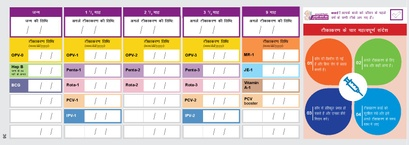
#> input picture Text_Localization/templates/designPdf_templateImage_upper.jpg, 409 x 145 px, shrunk from 1688 x 600 before the run
$ python align_global.py
#> lines starting #> are read from the running program, lines starting #| are printed output that depends on the picture
### Text_Localization/local_variables.py
import os
import cv2
import pandas as pd

# Set Paths Here

# Enter path of the template images here, there can be one or multiple templates
TEMPLATE_PATHS = [
    os.path.join("./", "templates", "designPdf_templateImage_upper.jpg"),
    os.path.join("./", "templates", "designPdf_templateImage_lower.jpg")
]

# Enter the coordinate CSV file path here, corresponding to the template
TEMPLATE_COORDINATES = {
    TEMPLATE_PATHS[0].split('/')[-1]: os.path.join("./ROI_info", "templateCoordinates.csv"),
    TEMPLATE_PATHS[1].split('/')[-1]: os.path.join("./ROI_info", "templateCoordinates.csv")
}

# Enter local region CSV file path here, corresponding to the templates
TEMPLATE_LOCAL_REGIONS = {
    TEMPLATE_PATHS[0].split('/')[-1]: os.path.join("./ROI_info", f"{TEMPLATE_PATHS[0].split('/')[-1]}_local_regions.csv"),
    TEMPLATE_PATHS[1].split('/')[-1]: os.path.join("./ROI_info", f"{TEMPLATE_PATHS[1].split('/')[-1]}_local_regions.csv"),
}


# Enter Query images folder path here
IMAGE_SOURCE = {
    TEMPLATE_PATHS[0].split('/')[-1]: os.path.join("./", "dm_mcp_cards"),
    TEMPLATE_PATHS[1].split('/')[-1]: os.path.join("./", "dm_mcp_cards")
}

# Create paths for writing files, folders will be created based on the template names
GLOBALLY_ALIGNED_IMAGES = {} # A dict of template_name -> corresponding globally aligned images folder path
GLOBAL_HOMOGRAPHY_MATRIX = {} # A dict of template_name -> corresponding global homography matrices folder path
GLOBALLY_ALIGNED_ROIS =  {} # A dict of template_name -> corresponding folder of rois generated from global alignment path
LOCAL_HOMOGRAPHY_MATRIX = {} # A dict of template_name -> corresponding local homography matrices folder path
LOCALLY_ALIGNED_ROIS =  {} # A dict of template_name -> corresponding folder of rois generated from local alignment

TEMPLATE_SIZES = {} # A dict of TEMPLATE_SIZES

# Loop through the templates
for i in TEMPLATE_PATHS:
    template_name = i.split('/')[-1]

for i in TEMPLATE_PATHS:
    template_name = i.split('/')[-1]

    GLOBALLY_ALIGNED_IMAGES[template_name]  =  os.path.join("./output", template_name + '__' + "globally_aligned_images")
    GLOBAL_HOMOGRAPHY_MATRIX[template_name] =  os.path.join("./output", template_name + '__' + "global_alignment_mat")
    GLOBALLY_ALIGNED_ROIS[template_name]    =  os.path.join("./output", template_name + '__' + "globally_aligned_rois")
    LOCAL_HOMOGRAPHY_MATRIX[template_name]  =  os.path.join("./output", template_name + '__' + "local_alignment_mat")
    LOCALLY_ALIGNED_ROIS[template_name]     =  os.path.join("./output", template_name + '__' + "locally_aligned_rois")

    if not os.path.exists(GLOBALLY_ALIGNED_IMAGES[template_name]):
        os.makedirs(GLOBALLY_ALIGNED_IMAGES[template_name])

    if not os.path.exists(GLOBAL_HOMOGRAPHY_MATRIX[template_name]):
        os.makedirs(GLOBAL_HOMOGRAPHY_MATRIX[template_name])

    if not os.path.exists(GLOBALLY_ALIGNED_ROIS[template_name]):
        os.makedirs(GLOBALLY_ALIGNED_ROIS[template_name])

    if not os.path.exists(LOCAL_HOMOGRAPHY_MATRIX[template_name]):
        os.makedirs(LOCAL_HOMOGRAPHY_MATRIX[template_name])

    if not os.path.exists(LOCALLY_ALIGNED_ROIS[template_name]):
        os.makedirs(LOCALLY_ALIGNED_ROIS[template_name])


    # A dict of template names -> template shape
        img = cv2.imread(i)
#> img is the input picture: shape (145, 409, 3); mean B, G, R 191.8, 199.9, 212.1
        h,w,_ = img.shape
#> h = 145; w = 409
        TEMPLATE_SIZES[template_name] = (h,w)
#> pass 2 of the loop `for i in TEMPLATE_PATHS:`:
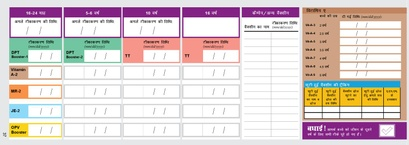
#> input picture Text_Localization/templates/designPdf_templateImage_lower.jpg, 409 x 145 px, shrunk from 1688 x 600 before the run
#> img is the input picture: shape (145, 409, 3); mean B, G, R 206.8, 208.3, 220.9
#> (reads Text_Localization/ROI_info/templateCoordinates.csv from the repository)
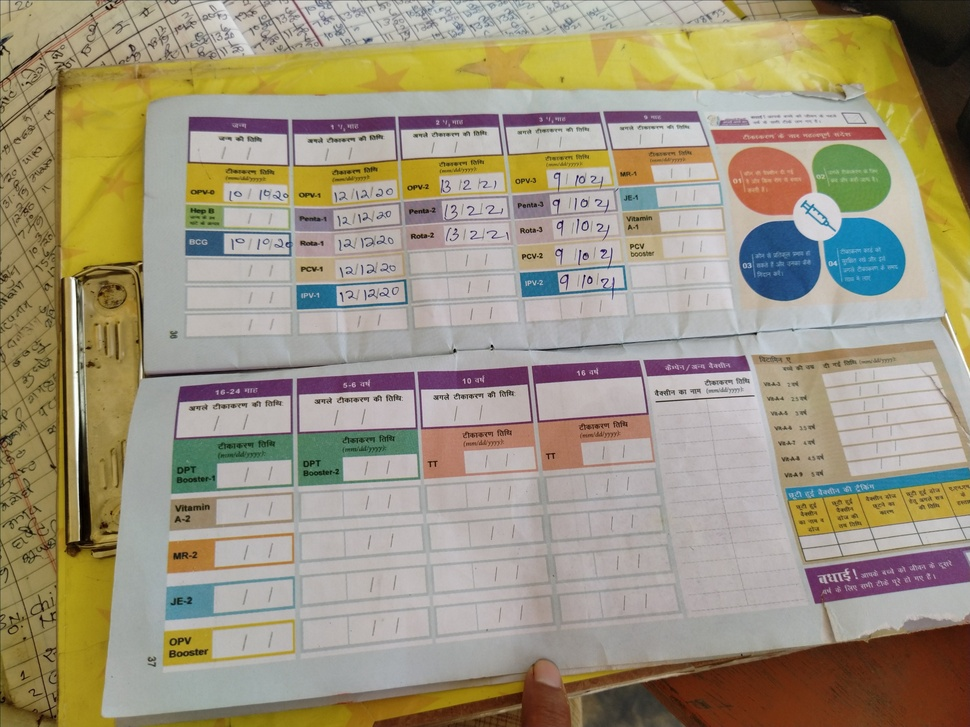
#> input picture Text_Localization/dm_mcp_cards/863540042065491_1633763968_VaccinationPage_TV8185_existingChild.jpg, 970 x 727 px, shrunk from 4000 x 3000 before the run
#> further down, query_image is the input picture: shape (727, 970, 3); mean B, G, R 126.3, 148.7, 158.1


# The index of the template to process
TEMPLATE_INDEX = 0

#Computer Vision Params
LOWE_RATIO_TEST_VAL = 0.70 # play with different values and see the changes in no. of matches (optimal is 0.70)
KNN_NEIGHBOURS = 2
FLANN_TREE_INITIAL_INDEX = 0
FLANN_MAX_TREES = 5
FLANN_SEARCH_CHECKS = 50
MIN_MATCH_COUNT = 10

### Text_Localization/align_global.py
import os
from sys import path
import cv2 as cv
import cv2
import pandas as pd
from datetime import date
import numpy as np
import shutil
from random import choice
import pickle
from tqdm import tqdm
from local_variables import *
import traceback


def get_cv_image(image_path):
	return cv.imread(image_path, 1)

def get_pandas(csv_path):
	return pd.read_csv(csv_path)

#TODO : Method can be versatile in the future such as ORB, SIFT, SURF, BRIEF. As of now our codebase only processes SIFT features
def align_query_image(template, queryImage, method):
	# Check which matching method is selected
#> called with method = 'SIFT'
	if method == "SIFT":
		# Create a SIFT object
		sift = cv2.SIFT_create()
		# Detect keypoints and compute feature vectors for the template and query images
		kp1, des1 = sift.detectAndCompute(template, None)
#> kp1 = 405 keypoints; strongest (x, y, size): (22, 66, 1.9), (16, 12, 8.1), (294, 11, 8), (326, 111, 27.9)
		kp2, des2 = sift.detectAndCompute(queryImage, None)
#> kp2 = 3203 keypoints; strongest (x, y, size): (455, 351, 2.3), (567, 276, 1.9), (755, 333, 2), (602, 250, 2.2)

		# Set up the FLANN matcher parameters
		FLANN_INDEX_KDTREE = FLANN_TREE_INITIAL_INDEX
		index_params = dict(algorithm=FLANN_INDEX_KDTREE, trees=FLANN_MAX_TREES)
		search_params = dict(checks=FLANN_SEARCH_CHECKS)
		flann = cv.FlannBasedMatcher(index_params, search_params)

		# Match the feature vectors using the kNN algorithm
		matches = flann.knnMatch(des1, des2, k=KNN_NEIGHBOURS)
#> matches = 405 matches

		# Set up the match mask
		matchesMask = [[0, 0] for i in range(len(matches))]
#> matchesMask = 405 pairs, first value 0 to 0, second value 0 to 0

		# Use Lowe's Ratio Test to filter out bad matches
		good = []
		for i, (m, n) in enumerate(matches):
			if m.distance < LOWE_RATIO_TEST_VAL * n.distance:
				good.append(m)
				matchesMask[i] = [1, 0]
#> after the loop, good = 61 matches; matchesMask = 405 pairs, first value 0 to 1, second value 0 to 0

		# Draw the matches
		draw_params = dict(matchColor=(0, 255, 0),
						   singlePointColor=(0, 0, 255),
						   matchesMask=matchesMask,
						   flags=cv.DrawMatchesFlags_DEFAULT)
#> draw_params = 4 items
		img2 = cv.drawMatchesKnn(template, kp1, queryImage, kp2, matches, None, **draw_params)
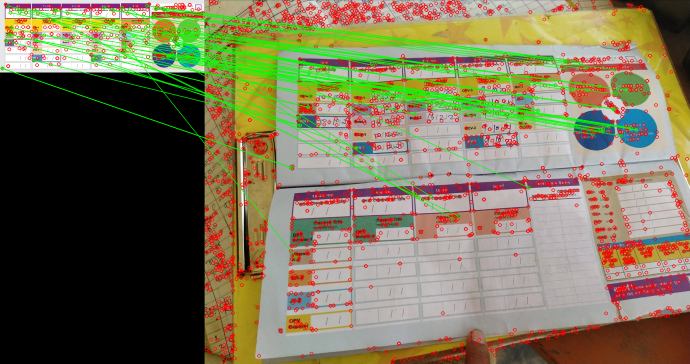
#> img2: shape (727, 1379, 3) (shown at 1/2 size); mean B, G, R 86.9, 114, 121

		# If there are enough good matches, perform Homography and Warping
		if len(good) > MIN_MATCH_COUNT:
			src_pts = np.float32([kp1[m.queryIdx].pt for m in good]).reshape(-1, 1, 2)
#> src_pts = 61 rows, first 8: [4.36, 136.5], [4.36, 136.5], [11.41, 80.84], [15.55, 11.79], [19.5, 68.48], [19.5, 68.48], [20.44, 24.96], [21.92, 54.86]
			dst_pts = np.float32([kp2[m.trainIdx].pt for m in good]).reshape(-1, 1, 2)
#> dst_pts = 61 rows, first 8: [173.3, 334.8], [173.3, 334.8], [189.3, 234.6], [197.6, 123.6], [206.9, 214], [206.9, 214], [208.5, 145.6], [211.8, 192]

			M, mask = cv.findHomography(src_pts, dst_pts, cv2.USAC_MAGSAC, 15.0)
#> M = [[1.93, -0.166, 171.4], [-0.0205, 1.43, 108.5], [0.000243, -0.000668, 1]]; mask = 61 values, max 1 at index 0, min 0 at index 10, mean 0.689
			matchesMask = mask.ravel().tolist()
#> matchesMask has the same summary as mask

			num_of_inliers = 0
			for i in range(len(matchesMask)):
				if matchesMask[i] == 1:
					num_of_inliers += 1
#> this loop made 61 passes
#> after the loop, num_of_inliers = 42

			# Warp the query image into the template image
			warpedImage = cv.warpPerspective(queryImage, np.linalg.inv(M), (template.shape[1], template.shape[0]))
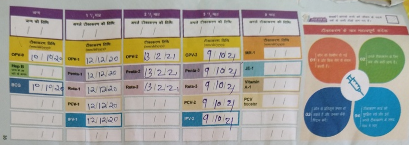
#> warpedImage: shape (145, 409, 3); mean B, G, R 150.1, 159, 162.5
			return warpedImage, M, num_of_inliers


def save_ROIs(templatePath, coordinates, alignedImage, filename):
	prefixImage = filename.split('.')[0]
	for index, row in coordinates.iterrows():
		# print(row, templatePath.split("/")[-1])
		if row[0] == templatePath.split("/")[-1]:
			# Extract the ROI from the aligned image
			currentROI = alignedImage[row[3]:row[5], row[2]:row[4]]
			# Save the ROI to a file
			cv.imwrite(os.path.join(GLOBALLY_ALIGNED_ROIS[template_name], '_'.join([str(prefixImage), row[1]+".jpg"])), currentROI)

current_template = TEMPLATE_PATHS[TEMPLATE_INDEX]
template_name = current_template.split('/')[-1]
template_image = get_cv_image(current_template)
source = IMAGE_SOURCE[template_name]
# read csv file of coordinates
template_coordinates = pd.read_csv(TEMPLATE_COORDINATES[template_name])

for file in os.scandir(source):
	try:
		filename = file.name
		if not any(ext in filename for ext in ('.jpg', '.png')):
			continue
		print(filename)
		query_image = cv.imread(os.path.join(source, filename), 1)

		aligned_image, M, num_of_inliers = align_query_image(template_image, query_image, "SIFT")
#> num_of_inliers = 42

		cv2.imwrite(os.path.join(
			GLOBALLY_ALIGNED_IMAGES[template_name],
			filename),
			aligned_image)


	   # Save homography matrix
		with open(os.path.join(GLOBAL_HOMOGRAPHY_MATRIX[template_name], filename.split('.')[0]+'.pkl'), 'wb') as f:
			pickle.dump(M, f)

		# Save ROIs
		save_ROIs(current_template, template_coordinates, aligned_image, filename)

		print("Image aligned successfully")

	except Exception as e:
		print(traceback.format_exc())
		pass
#> pass 2 of the loop `for file in os.scandir(source):`:
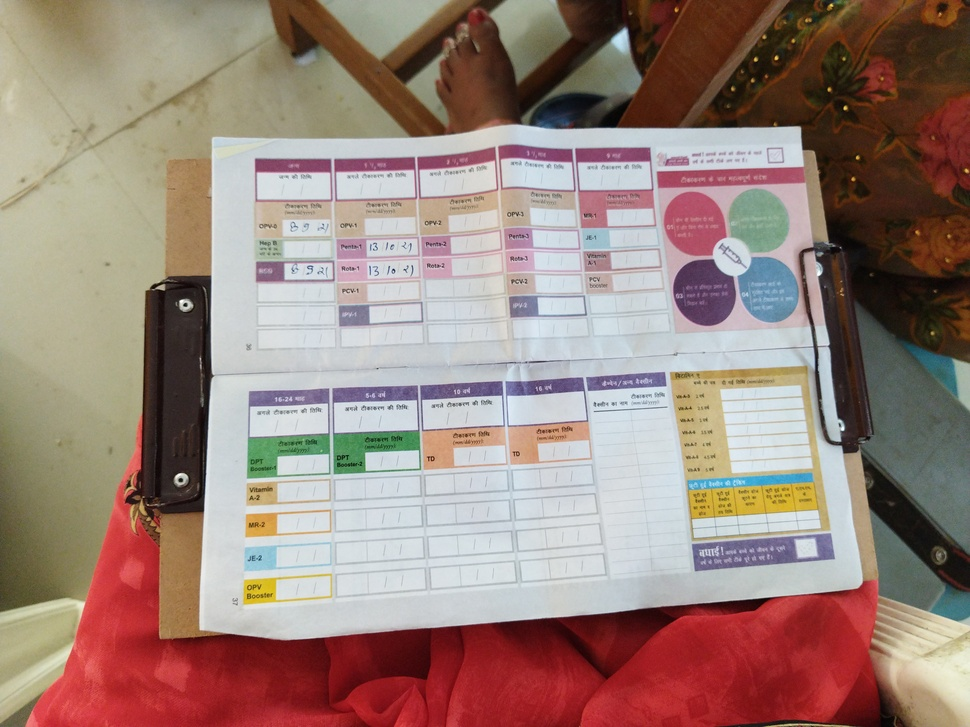
#> input picture Text_Localization/dm_mcp_cards/861269058887612_1634110715_VaccinationPage_TVR3669_newChild---UPHRMLWPB3.jpg, 970 x 727 px, shrunk from 4000 x 3000 before the run
#> query_image is the input picture: shape (727, 970, 3); mean B, G, R 122.8, 131.6, 153.9
#> kp2 = 2041 keypoints; strongest (x, y, size): (185, 305, 2.5), (180, 480, 2.9), (845, 108, 2.7), (776, 58, 2.6)
#> in align_query_image (call 2), `matchesMask = [[0, 0] for i in range(len(matches))]`: matchesMask = 405 pairs, first value 0 to 0, second value 0 to 0
#> after the loop in align_query_image (call 2), `for i, (m, n) in enumerate(matches):`: good = 91 matches; matchesMask = 405 pairs, first value 0 to 1, second value 0 to 0
#> src_pts = 91 rows, first 8: [11.41, 80.84], [18.06, 98.33], [29.38, 81.07], [37.23, 41.46], [37.23, 41.46], [50.21, 18.95], [55.86, 54.13], [58.5, 115.9]
#> dst_pts = 91 rows, first 8: [259.2, 264.8], [353.6, 334.7], [370.6, 308.2], [463, 202.3], [463, 202.3], [314.6, 175], [407.7, 224.5], [330.8, 315]
#> in align_query_image (call 2), `M, mask = cv.findHomography(src_pts, dst_pts, cv2.USAC_MAGSAC, 15.0)`: M = [[1.48, -0.089, 244.2], [-0.00209, 1.36, 148.8], [0.000201, -0.000382, 1]]; mask = 91 values, max 1 at index 0, min 0 at index 1, mean 0.692
#> in align_query_image (call 2), `matchesMask = mask.ravel().tolist()`: matchesMask has the same summary as mask
#> the loop in align_query_image (call 2), `for i in range(len(matchesMask)):` made 91 passes
#> after the loop in align_query_image (call 2), `for i in range(len(matchesMask)):`: num_of_inliers = 63
#> in align_query_image (call 2), `warpedImage = cv.warpPerspective(queryImage, np.linalg.inv(M), (templa..`:
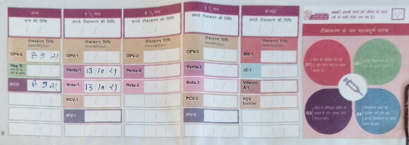
#> warpedImage: shape (145, 409, 3); mean B, G, R 182.8, 176.1, 185.6
#> pass 3 of the loop `for file in os.scandir(source):`:
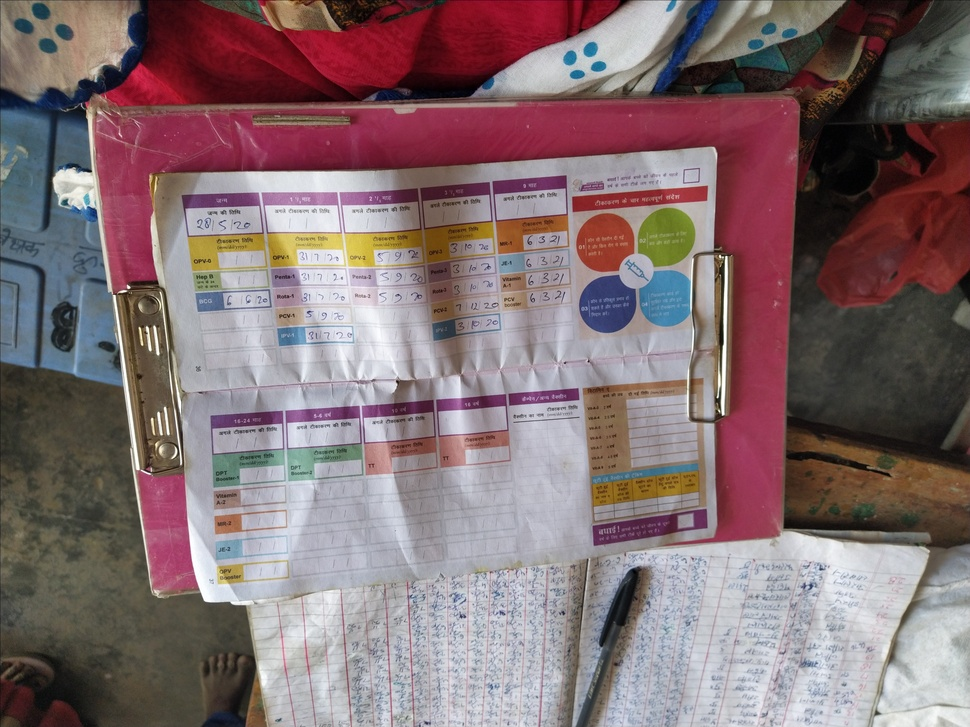
#> input picture Text_Localization/dm_mcp_cards/863540041078719_1615015051_VaccinationPage_TV6668_existingChild.jpg, 970 x 727 px, shrunk from 4000 x 3000 before the run
#> query_image is the input picture: shape (727, 970, 3); mean B, G, R 113.4, 110.6, 130.6
#> kp2 = 3166 keypoints; strongest (x, y, size): (128, 287, 2.2), (152, 419, 1.8), (723, 414, 2.1), (147, 328, 2.6)
#> in align_query_image (call 3), `matchesMask = [[0, 0] for i in range(len(matches))]`: matchesMask = 405 pairs, first value 0 to 0, second value 0 to 0
#> after the loop in align_query_image (call 3), `for i, (m, n) in enumerate(matches):`: good = 43 matches; matchesMask = 405 pairs, first value 0 to 1, second value 0 to 0
#> in align_query_image (call 3), `img2 = cv.drawMatchesKnn(template, kp1, queryImage, kp2, matches, None..`:
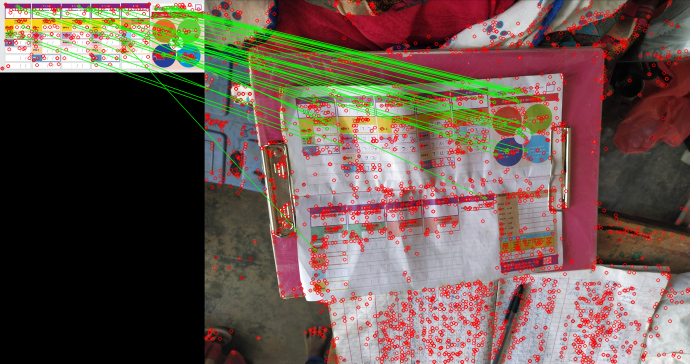
#> img2: shape (727, 1379, 3) (shown at 1/2 size); mean B, G, R 78.7, 86.6, 105.6
#> src_pts = 43 rows, first 8: [16.91, 66.95], [21.45, 63.02], [34.14, 12.15], [38.74, 18.02], [45.76, 53.57], [68.67, 19.2], [116.7, 19.03], [157.3, 12.08]
#> dst_pts = 43 rows, first 8: [205, 277.1], [210.9, 270.9], [219.2, 200.7], [227.1, 208.7], [244.6, 256.9], [499.4, 197], [332.8, 208.3], [560.5, 395.8]
#> in align_query_image (call 3), `M, mask = cv.findHomography(src_pts, dst_pts, cv2.USAC_MAGSAC, 15.0)`: M = [[1.4, 0.235, 171.5], [-0.0555, 1.42, 189.8], [0.000146, 0.000328, 1]]; mask = 43 values, max 1 at index 0, min 0 at index 5, mean 0.744
#> in align_query_image (call 3), `matchesMask = mask.ravel().tolist()`: matchesMask has the same summary as mask
#> the loop in align_query_image (call 3), `for i in range(len(matchesMask)):` made 43 passes
#> after the loop in align_query_image (call 3), `for i in range(len(matchesMask)):`: num_of_inliers = 32
#> in align_query_image (call 3), `warpedImage = cv.warpPerspective(queryImage, np.linalg.inv(M), (templa..`:
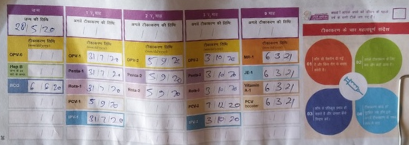
#> warpedImage: shape (145, 409, 3); mean B, G, R 143.9, 144.9, 157
